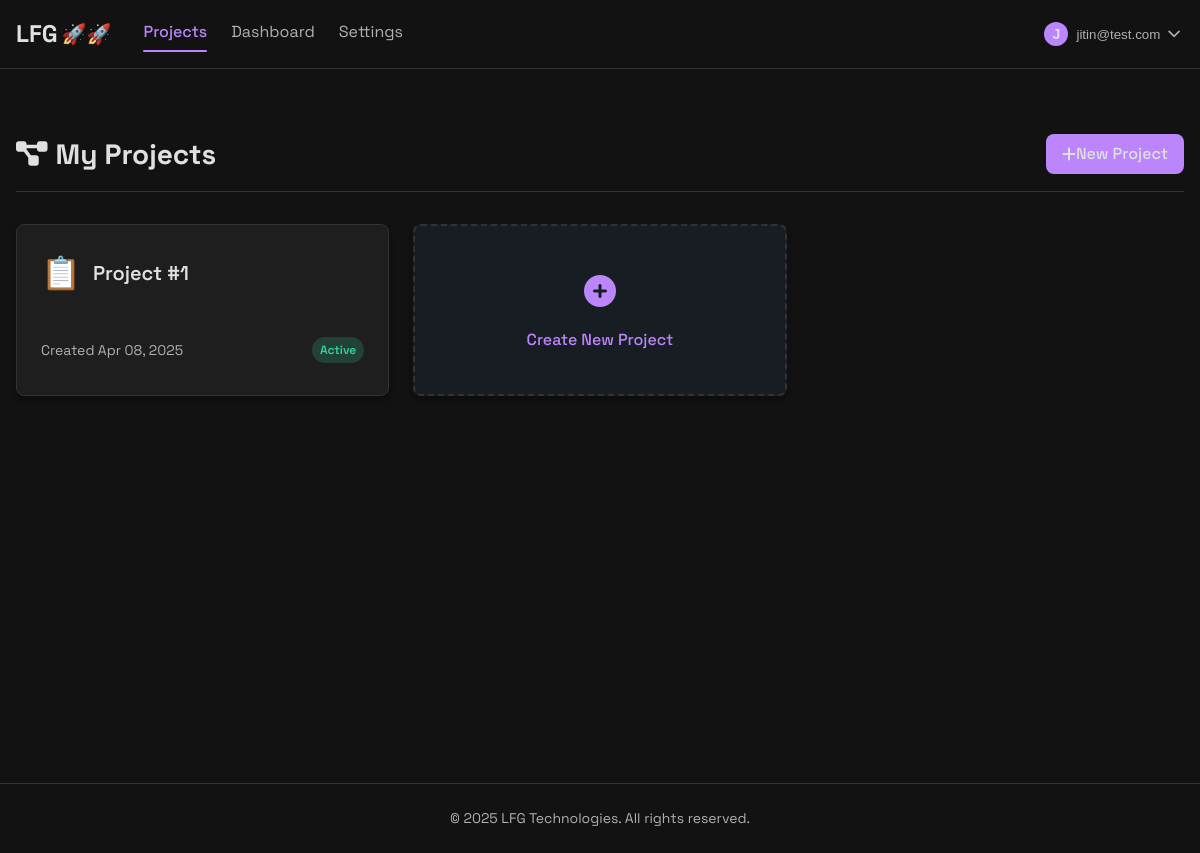
Before: /projects/ (signed in) with the older database file.
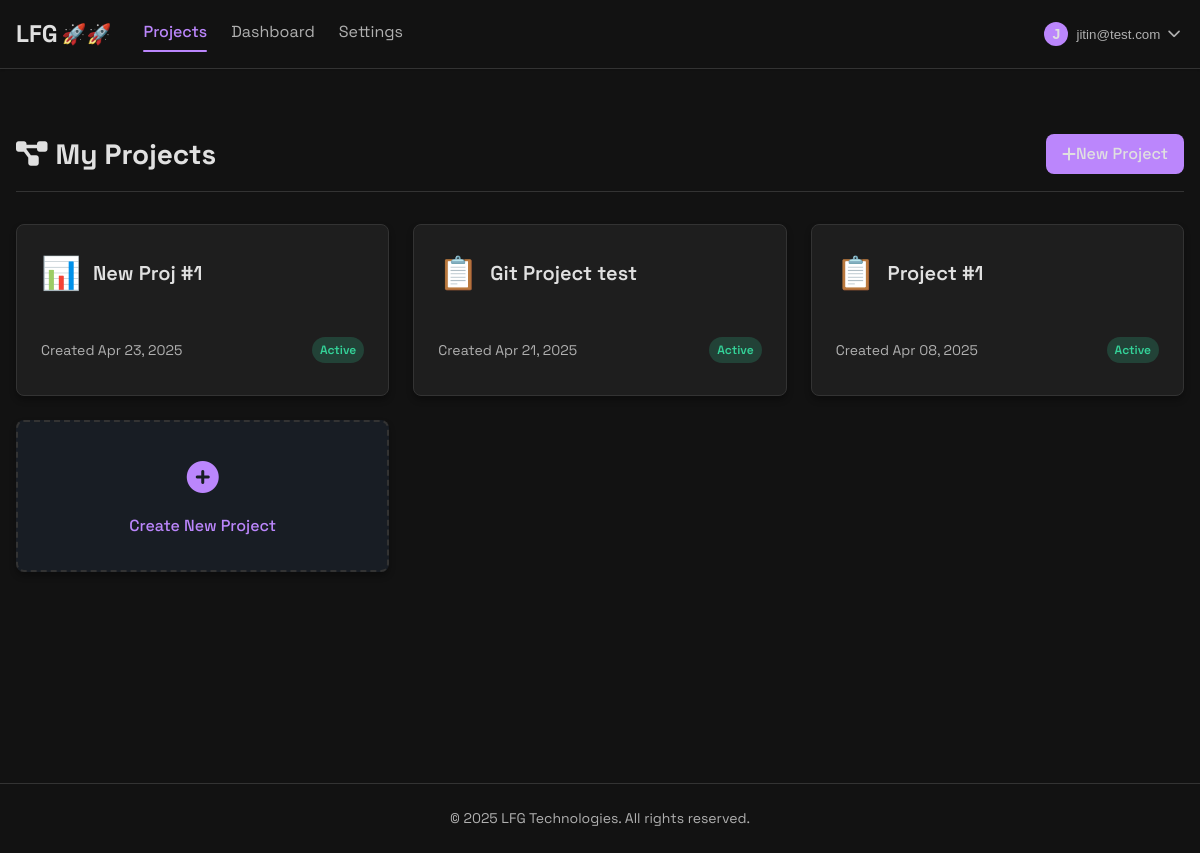
After: the same page with the newer database file.
### projects/models.py (models this page shows, shortened)
class Project(models.Model):
    name = models.CharField(max_length=255)
    description = models.TextField(blank=True, null=True)
    owner = models.ForeignKey(User, on_delete=models.CASCADE, related_name="projects")
    created_at = models.DateTimeField(auto_now_add=True)
    updated_at = models.DateTimeField(auto_now=True)
    status = models.CharField(max_length=20, choices=(
        ('active', 'Active'),
        ('archived', 'Archived'),
        ('completed', 'Completed')
    ), default='active')
    icon = models.CharField(max_length=50, default='📋')  # Default icon is a clipboard

### projects/views.py (the view)
# urls.py: path('', views.project_list, name='project_list'),
@login_required
def project_list(request):
    projects = Project.objects.filter(owner=request.user).order_by('-created_at')
    return render(request, 'projects/project_list.html', {
        'projects': projects
    })

### subscriptions/context_processors.py (called while the page is built)
def user_credits(request):
    if request.user.is_authenticated:
        credits = get_user_credits(request.user)
    else:
        credits = 0
    return {
        'user_credits': credits
    }

### subscriptions/utils.py (called while the page is built)
def get_user_credits(user):
    if not user or not user.is_authenticated:
        return 0
    try:
        user_credit, created = UserCredit.objects.get_or_create(user=user)
        return user_credit.credits
    except Exception as e:
        logger.error(f"Error getting user credits: {str(e)}")
        return 0

### templates/projects/project_list.html (shortened to what this page needs)
{% extends 'projects/base_projects.html' %}
{% block content %}
<div class="projects-container">
    <div class="page-header">
        <h1 class="page-title">
            <i class="fas fa-project-diagram"></i>
            My Projects
        </h1>
        <a href="{% url 'projects:create_project' %}" class="btn btn-primary">
            <i class="fas fa-plus"></i> New Project
        </a>
    </div>
    {% if projects %}
        <div class="grid grid-3">
            {% for project in projects %}
                <div class="card project-card">
                    <a href="{% url 'projects:project_detail' project.id %}" class="project-card-link">
                        <div class="project-card-header">
                            <div class="project-icon">{{ project.icon }}</div>
                            <h2 class="project-name">{{ project.name }}</h2>
                        </div>
                        <div class="project-meta">
                            <span class="project-date">Created {{ project.created_at|date:"M d, Y" }}</span>
                            <span class="project-status project-status-{{ project.status }}">{{ project.status }}</span>
                        </div>
                    </a>
                </div>
            {% endfor %}
            <a href="{% url 'projects:create_project' %}" class="card project-card create-project-btn">
                <div class="card-content">
                    <div class="create-project-btn-icon">
                        <i class="fas fa-plus-circle"></i>
                    </div>
                    <div class="create-project-btn-text">
                        Create New Project
                    </div>
                </div>
            </a>
        </div>
    {% endif %}
</div>
{% endblock %}

### templates/projects/base_projects.html (shortened to what this page needs)
<!DOCTYPE html>
<html lang="en">
<head>
    <link rel="stylesheet" href="/static/css/common.css">
    <link rel="stylesheet" href="/static/css/projects.css">
    <link rel="stylesheet" href="https://cdnjs.cloudflare.com/ajax/libs/font-awesome/6.0.0-beta3/css/all.min.css">
</head>
<body>
    <div class="app-container">
        <header class="main-header">
            <div class="container">
                <div class="header-content">
                    <div class="header-left">
                        <div class="logo">
                            <a href="{% url 'projects:project_list' %}">
                                <span class="logo-text">LFG</span>
                                <span class="logo-emoji">🚀🚀</span>
                            </a>
                        </div>
                        <nav class="main-nav">
                            <a href="{% url 'projects:project_list' %}" class="{% if request.resolver_match.url_name == 'project_list' %}active{% endif %}">Projects</a>
                            <a href="#">Dashboard</a>
                            <a href="#">Settings</a>
                        </nav>
                    </div>
                    <div class="header-right">
                        <div class="user-menu">
                            {% if user.is_authenticated %}
                                <div class="dropdown">
                                    <button class="dropdown-button user-dropdown-button">
                                        <div class="user-avatar">
                                            {% if user.profile.avatar %}
                                                <img src="{{ user.profile.avatar.url }}" alt="{{ user.username }}'s avatar">
                                            {% else %}
                                                <div class="avatar-text">{{ user.username|first|upper }}</div>
                                            {% endif %}
                                        </div>
                                        <span class="username">{{ user.username }}</span>
                                        <i class="fas fa-chevron-down"></i>
                                    </button>
                                </div>
                            {% else %}
                                <a href="{% url 'login' %}" class="btn btn-primary">Log In</a>
                            {% endif %}
                        </div>
                    </div>
                </div>
            </div>
        </header>
        <main class="main-content">
            <div class="container">
                {% block content %}{% endblock %}
            </div>
        </main>
        <footer class="main-footer">
            <div class="container">
                <p>&copy; {% now "Y" %} LFG Technologies. All rights reserved.</p>
            </div>
        </footer>
    </div>
</body>
</html>

### static/css/common.css (style rules this page uses)
:root { --primary-color: #bb86fc; --primary-hover: rgba(187, 134, 252, 0.8); --secondary-color: #03dac6; --secondary-hover: rgba(3, 218, 198, 0.8); --text-color: #e0e0e0; --text-light: #b0b0b0; --light-bg: #2c2c2c; --border-color: #333333; --success-color: #34d399; --danger-color: #f87171; --warning-color: #fbbf24; --info-color: #60a5fa; --card-bg: #1e1e1e; --body-bg: #121212; --header-bg: #121212; --footer-bg: #121212; --shadow-sm: 0 1px 2px 0 rgba(0, 0, 0, 0.2); --shadow-md: 0 4px 6px rgba(0, 0, 0, 0.3); --shadow-lg: 0 10px 15px -3px rgba(0, 0, 0, 0.3), 0 4px 6px -2px rgba(0, 0, 0, 0.2); --font-family: 'Space Grotesk', system-ui, -apple-system, BlinkMacSystemFont, 'Segoe UI', Roboto, Oxygen, Ubuntu, Cantarell, 'Open Sans', 'Helvetica Neue', sans-serif; --radius-sm: 0.25rem; --radius-md: 0.5rem; --radius-lg: 0.75rem; }
body { background-color: var(--body-bg); color: var(--text-color); font-family: var(--font-family); line-height: 1.5; }
* { margin: 0; padding: 0; box-sizing: border-box; }
a { color: var(--primary-color); text-decoration: none; transition: color 0.2s ease; }
.btn { display: inline-flex; align-items: center; justify-content: center; padding: 0.5rem 1rem; border-radius: var(--radius-md); font-weight: 500; cursor: pointer; transition: all 0.2s ease; border: none; text-align: center; }
.btn-primary { background-color: var(--primary-color); color: var(--text-color); }
.container { width: 100%; max-width: 1200px; margin: 0 auto; padding: 0 1rem; }
.card { background-color: var(--card-bg); border-radius: var(--radius-md); box-shadow: var(--shadow-md); padding: 1.5rem; transition: transform 0.2s ease, box-shadow 0.2s ease; border: 1px solid var(--border-color); }
.grid { display: grid; gap: 1.5rem; }
.grid-3 { grid-template-columns: repeat(3, 1fr); }
.page-header { margin-bottom: 2rem; padding-bottom: 1rem; border-bottom: 1px solid var(--border-color); display: flex; justify-content: space-between; align-items: center; }
.page-title { font-size: 1.75rem; font-weight: 700; display: flex; align-items: center; gap: 0.5rem; }
.main-header { background-color: var(--header-bg); border-bottom: 1px solid var(--border-color); padding: 1rem 0; box-shadow: var(--shadow-sm); }
.header-content { display: flex; justify-content: space-between; align-items: center; }
.header-left { display: flex; align-items: center; }
.logo { margin-right: 2rem; font-weight: 700; font-size: 1.5rem; }
.logo a { display: flex; align-items: center; color: var(--text-color); text-decoration: none; }
.logo-text { margin-right: 0.25rem; }
.logo-emoji { font-size: 1.25rem; }
.main-nav { display: flex; gap: 1.5rem; }
.main-nav a { color: var(--text-light); text-decoration: none; padding-bottom: 0.25rem; position: relative; transition: color 0.2s ease; }
.main-nav a.active { color: var(--primary-color); font-weight: 500; }
.main-nav a.active::after { content: ''; position: absolute; bottom: -0.25rem; left: 0; right: 0; height: 2px; background-color: var(--primary-color); border-radius: 2px; }
.user-dropdown-button { display: flex; align-items: center; gap: 0.5rem; background: none; border: none; cursor: pointer; padding: 0.5rem; border-radius: var(--radius-md); transition: background-color 0.2s ease; color: var(--text-color); }
.user-avatar { width: 24px; height: 24px; border-radius: 50%; background-color: var(--primary-color); color: var(--text-color); display: flex; align-items: center; justify-content: center; font-weight: 600; overflow: hidden; }
.avatar-text { font-size: 0.875rem; }
.main-content { min-height: calc(100vh - 150px); padding: 2rem 0; }
.main-footer { border-top: 1px solid var(--border-color); padding: 1.5rem 0; color: var(--text-light); text-align: center; font-size: 0.875rem; background-color: var(--footer-bg); }
body { transition: background-color 0.3s ease, color 0.3s ease; }
.card, .main-header, .dropdown-menu, .form-control, .btn { transition: background-color 0.3s ease, border-color 0.3s ease, color 0.3s ease, box-shadow 0.3s ease; }

Changed rows visible on the page:
added Project: icon "📊", name "New Proj #1", created_at "Apr 23, 2025", status "Active"
added Project: icon "📋", name "Git Project test", created_at "Apr 21, 2025", status "Active"
